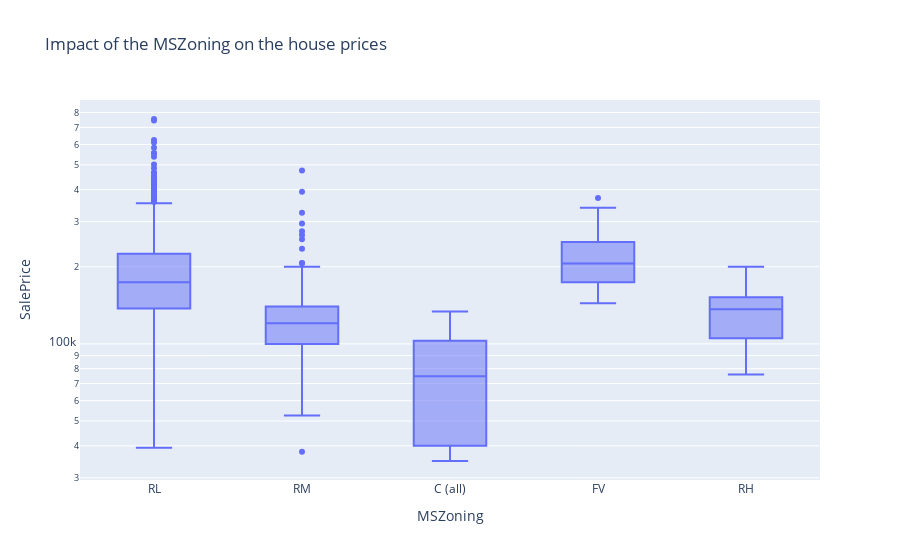

Notebook code for this chart:
### Code cell
fig = px.box(train, x = "MSZoning", y = "SalePrice", title = "Impact of the MSZoning on the house prices", log_y=True)
fig.show()

### Figure 1 — Plotly figure (JSON) as saved in the notebook; plotly's stock layout.template omitted (floating-point values rounded to 4 significant figures; data arrays with more than 128 entries replaced by an {"elided": "..."} marker saying what was removed)
{"data": [{"alignmentgroup": "True", "hovertemplate": "MSZoning=%{x}<br>SalePrice=%{y}<extra></extra>", "legendgroup": "", "marker": {"color": "#636efa"}, "name": "", "notched": false, "offsetgroup": "", "orientation": "v", "showlegend": false, "type": "box", "x": {"elided": "1460 str values"}, "x0": " ", "xaxis": "x", "y": {"elided": "1460 int values"}, "y0": " ", "yaxis": "y"}], "layout": {"autosize": true, "boxmode": "group", "legend": {"tracegroupgap": 0}, "title": {"text": "Impact of the MSZoning on the house prices"}, "xaxis": {"anchor": "y", "autorange": true, "domain": [0, 1], "range": [-0.5, 4.5], "title": {"text": "MSZoning"}, "type": "category"}, "yaxis": {"anchor": "x", "autorange": true, "domain": [0, 1], "range": [4.469, 5.952], "title": {"text": "SalePrice"}, "type": "log"}}}
